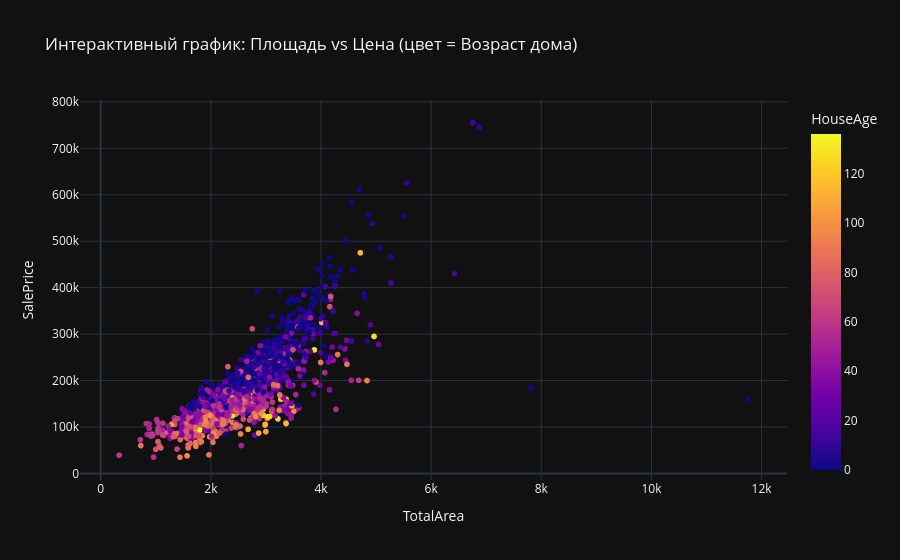

Notebook code cell kept with this figure:
### Markdown cell above
### E. Визуализация
Используем ВСЕ ТРИ библиотеки (matplotlib, seaborn, plotly). Не для галочки, а со смыслом!
- Распределения: гистограммы / KDE.
- Scatter plot — ищем зависимости между числами.
- Box plot (ящик с усами) — ищем аномалии/выбросы.
- Bar/count plot для категорий.
- Heatmap корреляций (напишите короткий вывод, какие колонки сильно коррелируют).
(По желанию: pairplot, violinplot, интерактивный график Plotly с параметром hover_data).

### Code cell
import matplotlib.pyplot as plt
import seaborn as sns
import plotly.express as px

sns.set_theme(style="whitegrid")

print("--- 1. Распределение (Гистограмма + KDE) ---")
plt.figure(figsize=(10, 6))
sns.histplot(df['SalePrice'], kde=True, bins=40, color='blue')
plt.title('Распределение цен на дома (SalePrice)', fontsize=14)
plt.xlabel('Цена ($)')
plt.ylabel('Количество домов')
plt.show()

print("\n--- 2. Box plot (Ящик с усами) — поиск аномалий ---")
plt.figure(figsize=(10, 6))
sns.boxplot(x='KitchenQual_Ordinal', y='SalePrice', data=df, hue='KitchenQual_Ordinal', palette='Set2', legend=False)
plt.title('Влияние качества кухни на цену (и поиск выбросов)', fontsize=14)
plt.xlabel('Качество кухни (1 - Плохо, 4 - Отлично)')
plt.ylabel('Цена ($)')
plt.show()

print("\n--- 3. Scatter plot (Диаграмма рассеяния) ---")
plt.figure(figsize=(10, 6))
sns.scatterplot(x='TotalArea', y='SalePrice', data=df, alpha=0.6, color='purple')
plt.title('Зависимость цены от общей площади дома', fontsize=14)
plt.xlabel('Общая площадь (TotalArea)')
plt.ylabel('Цена ($)')
plt.show()

print("\n--- 4. Интерактивный Scatter plot (Plotly) с hover_data ---")
fig = px.scatter(df,
                 x='TotalArea',
                 y='SalePrice',
                 color='HouseAge',
                 hover_data=['YearBuilt', 'OverallQual'],
                 title='Интерактивный график: Площадь vs Цена (цвет = Возраст дома)')
fig.show()

print("\n--- 5. Bar plot (Столбчатая диаграмма) для категорий ---")
plt.figure(figsize=(8, 5))
sns.countplot(x='SaleCondition', data=df, hue='SaleCondition', palette='viridis', legend=False)
plt.title('Количество проданных домов по статусу сделки', fontsize=14)
plt.xlabel('Статус сделки (SaleCondition)')
plt.ylabel('Количество')
plt.show()

print("\n--- 6. Heatmap (Тепловая карта корреляций) ---")
plt.figure(figsize=(12, 10))

numeric_df = df.select_dtypes(include=[np.number])
corr = numeric_df.corr()
top_corr_features = corr.index[abs(corr["SalePrice"]) > 0.5]
top_corr = numeric_df[top_corr_features].corr()

sns.heatmap(top_corr, annot=True, cmap='coolwarm', fmt=".2f", linewidths=.5)
plt.title('Тепловая карта: Топ признаков, коррелирующих с ценой', fontsize=14)
plt.show()

### Figure 1 — Plotly figure (JSON) as saved in the notebook; plotly's stock layout.template omitted (floating-point values rounded to 4 significant figures; data arrays with more than 128 entries replaced by an {"elided": "..."} marker saying what was removed)
{"data": [{"customdata": {"elided": "1459x2 int values"}, "hovertemplate": "TotalArea=%{x}<br>SalePrice=%{y}<br>YearBuilt=%{customdata[0]}<br>OverallQual=%{customdata[1]}<br>HouseAge=%{marker.color}<extra></extra>", "legendgroup": "", "marker": {"color": {"elided": "1459 int values"}, "coloraxis": "coloraxis", "symbol": "circle"}, "mode": "markers", "name": "", "showlegend": false, "x": {"elided": "1459 int values"}, "xaxis": "x", "y": {"elided": "1459 int values"}, "yaxis": "y", "type": "scattergl"}], "layout": {"xaxis": {"anchor": "y", "domain": [0.0, 1.0], "title": {"text": "TotalArea"}}, "yaxis": {"anchor": "x", "domain": [0.0, 1.0], "title": {"text": "SalePrice"}}, "coloraxis": {"colorbar": {"title": {"text": "HouseAge"}}, "colorscale": [[0.0, "#0d0887"], [0.1111, "#46039f"], [0.2222, "#7201a8"], [0.3333, "#9c179e"], [0.4444, "#bd3786"], [0.5556, "#d8576b"], [0.6667, "#ed7953"], [0.7778, "#fb9f3a"], [0.8889, "#fdca26"], [1.0, "#f0f921"]]}, "legend": {"tracegroupgap": 0}, "title": {"text": "Интерактивный график: Площадь vs Цена (цвет = Возраст дома)"}}}
